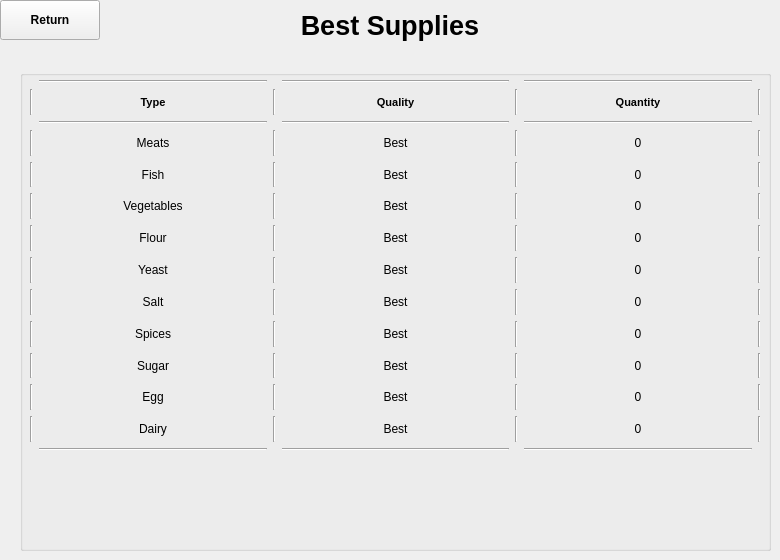
    <widget class="QWidget" name="page_3">
     <widget class="QPushButton" name="bestReturnButton">
      <property name="geometry">
       <rect>
        <x>0</x>
        <y>0</y>
        <width>100</width>
        <height>40</height>
       </rect>
      </property>
      <property name="font">
       <font>
        <weight>75</weight>
        <bold>true</bold>
       </font>
      </property>
      <property name="text">
       <string>Return</string>
      </property>
     </widget>
     <widget class="QLabel" name="bestSuppliesLabel">
      <property name="geometry">
       <rect>
        <x>190</x>
        <y>0</y>
        <width>400</width>
        <height>50</height>
       </rect>
      </property>
      <property name="font">
       <font>
        <pointsize>20</pointsize>
        <weight>75</weight>
        <bold>true</bold>
       </font>
      </property>
      <property name="text">
       <string>Best Supplies</string>
      </property>
      <property name="alignment">
       <set>Qt::AlignCenter</set>
      </property>
     </widget>
     <widget class="QGroupBox" name="groupBox">
      <property name="geometry">
       <rect>
        <x>20</x>
        <y>70</y>
        <width>751</width>
        <height>481</height>
       </rect>
      </property>
      <property name="title">
       <string/>
      </property>
      <widget class="QWidget" name="gridLayoutWidget_2">
       <property name="geometry">
        <rect>
         <x>10</x>
         <y>10</y>
         <width>731</width>
         <height>371</height>
        </rect>
       </property>
       <layout class="QGridLayout" name="gridLayout_2">
        <item row="4" column="2">
         <widget class="Line" name="line_4">
          <property name="orientation">
           <enum>Qt::Vertical</enum>
          </property>
         </widget>
        </item>
        <item row="1" column="7">
         <widget class="QLabel" name="quantityLabel">
          <property name="font">
           <font>
            <pointsize>8</pointsize>
            <weight>75</weight>
            <bold>true</bold>
           </font>
          </property>
          <property name="text">
           <string>Quantity</string>
          </property>
          <property name="alignment">
           <set>Qt::AlignCenter</set>
          </property>
         </widget>
        </item>
        <item row="3" column="2">
         <widget class="Line" name="line_3">
          <property name="orientation">
           <enum>Qt::Vertical</enum>
          </property>
         </widget>
        </item>
        <item row="6" column="1">
         <widget class="QLabel" name="flourLabel">
          <property name="text">
           <string>Flour</string>
          </property>
          <property name="alignment">
           <set>Qt::AlignCenter</set>
          </property>
         </widget>
        </item>
        <item row="4" column="1">
         <widget class="QLabel" name="fishLabel">
          <property name="text">
           <string>Fish</string>
          </property>
          <property name="alignment">
           <set>Qt::AlignCenter</set>
          </property>
         </widget>
        </item>
        <item row="1" column="1">
         <widget class="QLabel" name="typeLabel">
          <property name="font">
           <font>
            <pointsize>8</pointsize>
            <weight>75</weight>
            <bold>true</bold>
           </font>
          </property>
          <property name="text">
           <string>Type</string>
          </property>
          <property name="alignment">
           <set>Qt::AlignCenter</set>
          </property>
         </widget>
        </item>
        <item row="10" column="6">
         <widget class="Line" name="line_21">
          <property name="orientation">
           <enum>Qt::Vertical</enum>
          </property>
         </widget>
        </item>
        <item row="5" column="1">
         <widget class="QLabel" name="vegetablesLabel">
          <property name="text">
           <string>Vegetables</string>
          </property>
          <property name="alignment">
           <set>Qt::AlignCenter</set>
          </property>
         </widget>
        </item>
        <item row="10" column="1">
         <widget class="QLabel" name="sugarLabel">
          <property name="text">
           <string>Sugar</string>
          </property>
          <property name="alignment">
           <set>Qt::AlignCenter</set>
          </property>
         </widget>
        </item>
        <item row="7" column="1">
         <widget class="QLabel" name="yeastLabel">
          <property name="text">
           <string>Yeast</string>
          </property>
          <property name="alignment">
           <set>Qt::AlignCenter</set>
          </property>
         </widget>
        </item>
        <item row="9" column="2">
         <widget class="Line" name="line_9">
          <property name="orientation">
           <enum>Qt::Vertical</enum>
          </property>
         </widget>
        </item>
        <item row="12" column="6">
         <widget class="Line" name="line_23">
          <property name="orientation">
           <enum>Qt::Vertical</enum>
          </property>
         </widget>
        </item>
        <item row="7" column="2">
         <widget class="Line" name="line_11">
          <property name="orientation">
           <enum>Qt::Vertical</enum>
          </property>
         </widget>
        </item>
        <item row="9" column="6">
         <widget class="Line" name="line_20">
          <property name="orientation">
           <enum>Qt::Vertical</enum>
          </property>
         </widget>
        </item>
        <item row="8" column="1">
         <widget class="QLabel" name="saltLabel">
          <property name="text">
           <string>Salt</string>
          </property>
          <property name="alignment">
           <set>Qt::AlignCenter</set>
          </property>
         </widget>
        </item>
        <item row="12" column="1">
         <widget class="QLabel" name="dairyLabel">
          <property name="text">
           <string>Dairy</string>
          </property>
          <property name="alignment">
           <set>Qt::AlignCenter</set>
          </property>
         </widget>
        </item>
        <item row="11" column="1">
         <widget class="QLabel" name="eggLabel">
          <property name="text">
           <string>Egg</string>
          </property>
          <property name="alignment">
           <set>Qt::AlignCenter</set>
          </property>
         </widget>
        </item>
        <item row="0" column="5">
         <widget class="Line" name="line_29">
          <property name="orientation">
           <enum>Qt::Horizontal</enum>
          </property>
         </widget>
        </item>
        <item row="9" column="1">
         <widget class="QLabel" name="spicesLabel">
          <property name="text">
           <string>Spices</string>
          </property>
          <property name="alignment">
           <set>Qt::AlignCenter</set>
          </property>
         </widget>
        </item>
        <item row="10" column="2">
         <widget class="Line" name="line_8">
          <property name="orientation">
           <enum>Qt::Vertical</enum>
          </property>
         </widget>
        </item>
        <item row="1" column="5">
         <widget class="QLabel" name="qualityLabel">
          <property name="font">
           <font>
            <pointsize>8</pointsize>
            <weight>75</weight>
            <bold>true</bold>
           </font>
          </property>
          <property name="text">
           <string>Quality</string>
          </property>
          <property name="alignment">
           <set>Qt::AlignCenter</set>
          </property>
         </widget>
        </item>
        <item row="8" column="6">
         <widget class="Line" name="line_19">
          <property name="orientation">
           <enum>Qt::Vertical</enum>
          </property>
         </widget>
        </item>
        <item row="11" column="2">
         <widget class="Line" name="line_7">
          <property name="orientation">
           <enum>Qt::Vertical</enum>
          </property>
         </widget>
        </item>
        <item row="8" column="2">
         <widget class="Line" name="line_10">
          <property name="orientation">
           <enum>Qt::Vertical</enum>
          </property>
         </widget>
        </item>
        <item row="11" column="6">
         <widget class="Line" name="line_22">
          <property name="orientation">
           <enum>Qt::Vertical</enum>
          </property>
         </widget>
        </item>
        <item row="5" column="6">
         <widget class="Line" name="line_16">
          <property name="orientation">
           <enum>Qt::Vertical</enum>
          </property>
         </widget>
        </item>
        <item row="12" column="2">
         <widget class="Line" name="line_6">
          <property name="orientation">
           <enum>Qt::Vertical</enum>
          </property>
         </widget>
        </item>
        <item row="6" column="6">
         <widget class="Line" name="line_17">
          <property name="orientation">
           <enum>Qt::Vertical</enum>
          </property>
         </widget>
        </item>
        <item row="7" column="6">
         <widget class="Line" name="line_18">
          <property name="orientation">
           <enum>Qt::Vertical</enum>
          </property>
         </widget>
        </item>
        <item row="6" column="2">
         <widget class="Line" name="line_12">
          <property name="orientation">
           <enum>Qt::Vertical</enum>
          </property>
         </widget>
        </item>
        <item row="1" column="2">
         <widget class="Line" name="line">
          <property name="orientation">
           <enum>Qt::Vertical</enum>
          </property>
         </widget>
        </item>
        <item row="5" column="2">
         <widget class="Line" name="line_13">
          <property name="orientation">
           <enum>Qt::Vertical</enum>
          </property>
         </widget>
        </item>
        <item row="1" column="6">
         <widget class="Line" name="line_2">
          <property name="orientation">
           <enum>Qt::Vertical</enum>
          </property>
         </widget>
        </item>
        <item row="2" column="1">
         <widget class="Line" name="line_25">
          <property name="orientation">
           <enum>Qt::Horizontal</enum>
          </property>
         </widget>
        </item>
        <item row="4" column="6">
         <widget class="Line" name="line_15">
          <property name="orientation">
           <enum>Qt::Vertical</enum>
          </property>
         </widget>
        </item>
        <item row="3" column="6">
         <widget class="Line" name="line_14">
          <property name="orientation">
           <enum>Qt::Vertical</enum>
          </property>
         </widget>
        </item>
        <item row="2" column="5">
         <widget class="Line" name="line_26">
          <property name="orientation">
           <enum>Qt::Horizontal</enum>
          </property>
         </widget>
        </item>
        <item row="3" column="1">
         <widget class="QLabel" name="meatsLabel">
          <property name="text">
           <string>Meats</string>
          </property>
          <property name="alignment">
           <set>Qt::AlignCenter</set>
          </property>
         </widget>
        </item>
        <item row="2" column="7">
         <widget class="Line" name="line_27">
          <property name="orientation">
           <enum>Qt::Horizontal</enum>
          </property>
         </widget>
        </item>
        <item row="4" column="0">
         <widget class="Line" name="line_33">
          <property name="orientation">
           <enum>Qt::Vertical</enum>
          </property>
         </widget>
        </item>
        <item row="6" column="0">
         <widget class="Line" name="line_35">
          <property name="orientation">
           <enum>Qt::Vertical</enum>
          </property>
         </widget>
        </item>
        <item row="3" column="0">
         <widget class="Line" name="line_32">
          <property name="orientation">
           <enum>Qt::Vertical</enum>
          </property>
         </widget>
        </item>
        <item row="5" column="0">
         <widget class="Line" name="line_34">
          <property name="orientation">
           <enum>Qt::Vertical</enum>
          </property>
         </widget>
        </item>
        <item row="7" column="0">
         <widget class="Line" name="line_36">
          <property name="orientation">
           <enum>Qt::Vertical</enum>
          </property>
         </widget>
        </item>
        <item row="0" column="7">
         <widget class="Line" name="line_30">
          <property name="orientation">
           <enum>Qt::Horizontal</enum>
          </property>
         </widget>
        </item>
        <item row="0" column="1">
         <widget class="Line" name="line_28">
          <property name="orientation">
           <enum>Qt::Horizontal</enum>
          </property>
         </widget>
        </item>
        <item row="1" column="0">
         <widget class="Line" name="line_31">
          <property name="orientation">
           <enum>Qt::Vertical</enum>
          </property>
         </widget>
        </item>
        <item row="9" column="0">
         <widget class="Line" name="line_38">
          <property name="orientation">
           <enum>Qt::Vertical</enum>
          </property>
         </widget>
        </item>
        <item row="12" column="0">
         <widget class="Line" name="line_41">
          <property name="orientation">
           <enum>Qt::Vertical</enum>
          </property>
         </widget>
        </item>
        <item row="10" column="0">
         <widget class="Line" name="line_39">
          <property name="orientation">
           <enum>Qt::Vertical</enum>
          </property>
         </widget>
        </item>
        <item row="1" column="8">
         <widget class="Line" name="line_46">
          <property name="orientation">
           <enum>Qt::Vertical</enum>
          </property>
         </widget>
        </item>
        <item row="8" column="0">
         <widget class="Line" name="line_37">
          <property name="orientation">
           <enum>Qt::Vertical</enum>
          </property>
         </widget>
        </item>
        <item row="11" column="0">
         <widget class="Line" name="line_40">
          <property name="orientation">
           <enum>Qt::Vertical</enum>
          </property>
         </widget>
        </item>
        <item row="6" column="8">
         <widget class="Line" name="line_50">
          <property name="orientation">
           <enum>Qt::Vertical</enum>
          </property>
         </widget>
        </item>
        <item row="7" column="8">
         <widget class="Line" name="line_51">
          <property name="orientation">
           <enum>Qt::Vertical</enum>
          </property>
         </widget>
        </item>
        <item row="4" column="8">
         <widget class="Line" name="line_48">
          <property name="orientation">
           <enum>Qt::Vertical</enum>
          </property>
         </widget>
        </item>
        <item row="8" column="8">
         <widget class="Line" name="line_52">
          <property name="orientation">
           <enum>Qt::Vertical</enum>
          </property>
         </widget>
        </item>
        <item row="9" column="8">
         <widget class="Line" name="line_53">
          <property name="orientation">
           <enum>Qt::Vertical</enum>
          </property>
         </widget>
        </item>
        <item row="10" column="8">
         <widget class="Line" name="line_54">
          <property name="orientation">
           <enum>Qt::Vertical</enum>
          </property>
         </widget>
        </item>
        <item row="3" column="8">
         <widget class="Line" name="line_47">
          <property name="orientation">
           <enum>Qt::Vertical</enum>
          </property>
         </widget>
        </item>
        <item row="5" column="8">
         <widget class="Line" name="line_49">
          <property name="orientation">
           <enum>Qt::Vertical</enum>
          </property>
         </widget>
        </item>
        <item row="12" column="8">
         <widget class="Line" name="line_56">
          <property name="orientation">
           <enum>Qt::Vertical</enum>
          </property>
         </widget>
        </item>
        <item row="11" column="8">
         <widget class="Line" name="line_55">
          <property name="orientation">
           <enum>Qt::Vertical</enum>
          </property>
         </widget>
        </item>
        <item row="13" column="1">
         <widget class="Line" name="line_5">
          <property name="orientation">
           <enum>Qt::Horizontal</enum>
          </property>
         </widget>
        </item>
        <item row="13" column="5">
         <widget class="Line" name="line_24">
          <property name="orientation">
           <enum>Qt::Horizontal</enum>
          </property>
         </widget>
        </item>
        <item row="13" column="7">
         <widget class="Line" name="line_42">
          <property name="orientation">
           <enum>Qt::Horizontal</enum>
          </property>
         </widget>
        </item>
        <item row="3" column="5">
         <widget class="QLabel" name="bestMeatsQualityLabel">
          <property name="text">
           <string>Best</string>
          </property>
          <property name="alignment">
           <set>Qt::AlignCenter</set>
          </property>
         </widget>
        </item>
        <item row="4" column="5">
         <widget class="QLabel" name="bestFishQualityLabel">
          <property name="text">
           <string>Best</string>
          </property>
          <property name="alignment">
           <set>Qt::AlignCenter</set>
          </property>
         </widget>
        </item>
        <item row="5" column="5">
         <widget class="QLabel" name="bestVegetablesQualityLabel">
          <property name="text">
           <string>Best</string>
          </property>
          <property name="alignment">
           <set>Qt::AlignCenter</set>
          </property>
         </widget>
        </item>
        <item row="6" column="5">
         <widget class="QLabel" name="bestFlourQualityLabel">
          <property name="text">
           <string>Best</string>
          </property>
          <property name="alignment">
           <set>Qt::AlignCenter</set>
          </property>
         </widget>
        </item>
        <item row="7" column="5">
         <widget class="QLabel" name="bestYeastQualityLabel">
          <property name="text">
           <string>Best</string>
          </property>
          <property name="alignment">
           <set>Qt::AlignCenter</set>
          </property>
         </widget>
        </item>
        <item row="8" column="5">
         <widget class="QLabel" name="bestSaltQualityLabel">
          <property name="text">
           <string>Best</string>
          </property>
          <property name="alignment">
           <set>Qt::AlignCenter</set>
          </property>
         </widget>
        </item>
        <item row="9" column="5">
         <widget class="QLabel" name="bestSpicesQualityLabel">
          <property name="text">
           <string>Best</string>
          </property>
          <property name="alignment">
           <set>Qt::AlignCenter</set>
          </property>
         </widget>
        </item>
        <item row="11" column="5">
         <widget class="QLabel" name="bestEggQualityLabel">
          <property name="text">
           <string>Best</string>
          </property>
          <property name="alignment">
           <set>Qt::AlignCenter</set>
          </property>
         </widget>
        </item>
        <item row="10" column="5">
         <widget class="QLabel" name="bestSugarQualityLabel">
          <property name="text">
           <string>Best</string>
          </property>
          <property name="alignment">
           <set>Qt::AlignCenter</set>
          </property>
         </widget>
        </item>
        <item row="12" column="5">
         <widget class="QLabel" name="bestDairyQualityLabel">
          <property name="text">
           <string>Best</string>
          </property>
          <property name="alignment">
           <set>Qt::AlignCenter</set>
          </property>
         </widget>
        </item>
        <item row="3" column="7">
         <widget class="QLabel" name="bestMeatsQuantityLabel">
          <property name="text">
           <string>0</string>
          </property>
          <property name="alignment">
           <set>Qt::AlignCenter</set>
          </property>
         </widget>
        </item>
        <item row="4" column="7">
         <widget class="QLabel" name="bestFishQuantityLabel">
          <property name="text">
           <string>0</string>
          </property>
          <property name="alignment">
           <set>Qt::AlignCenter</set>
          </property>
         </widget>
        </item>
        <item row="5" column="7">
         <widget class="QLabel" name="bestVegetablesQuantityLabel">
          <property name="text">
           <string>0</string>
          </property>
          <property name="alignment">
           <set>Qt::AlignCenter</set>
          </property>
         </widget>
        </item>
        <item row="6" column="7">
         <widget class="QLabel" name="bestFlourQuantityLabel">
          <property name="text">
           <string>0</string>
          </property>
          <property name="alignment">
           <set>Qt::AlignCenter</set>
          </property>
         </widget>
        </item>
        <item row="7" column="7">
         <widget class="QLabel" name="bestYeastQuantityLabel">
          <property name="text">
           <string>0</string>
          </property>
          <property name="alignment">
           <set>Qt::AlignCenter</set>
          </property>
         </widget>
        </item>
        <item row="8" column="7">
         <widget class="QLabel" name="bestSaltQuantityLabel">
          <property name="text">
           <string>0</string>
          </property>
          <property name="alignment">
           <set>Qt::AlignCenter</set>
          </property>
         </widget>
        </item>
        <item row="9" column="7">
         <widget class="QLabel" name="bestSpicesQuantityLabel">
          <property name="text">
           <string>0</string>
          </property>
          <property name="alignment">
           <set>Qt::AlignCenter</set>
          </property>
         </widget>
        </item>
        <item row="10" column="7">
         <widget class="QLabel" name="bestSugarQuantityLabel">
          <property name="text">
           <string>0</string>
          </property>
          <property name="alignment">
           <set>Qt::AlignCenter</set>
          </property>
         </widget>
        </item>
        <item row="11" column="7">
         <widget class="QLabel" name="bestEggQuantityLabel">
          <property name="text">
           <string>0</string>
          </property>
          <property name="alignment">
           <set>Qt::AlignCenter</set>
          </property>
         </widget>
        </item>
        <item row="12" column="7">
         <widget class="QLabel" name="bestDairyQuantityLabel">
          <property name="text">
           <string>0</string>
          </property>
          <property name="alignment">
           <set>Qt::AlignCenter</set>
          </property>
         </widget>
        </item>
       </layout>
      </widget>
     </widget>
    </widget>
